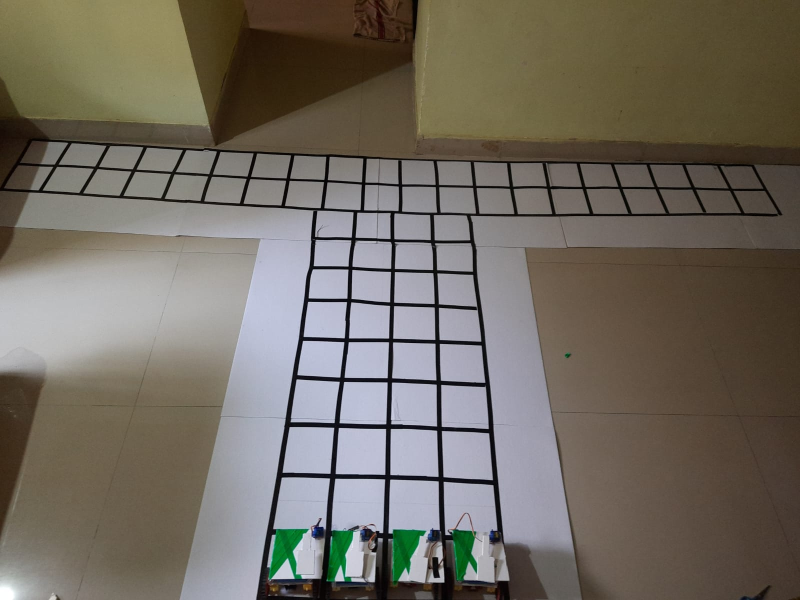
#> input picture flipkart/3.jpeg, 1600 x 1200 px, found by its file name (shown at 1/2 size)
$ python 1.py
#> lines starting #> are read from the running program, lines starting #| are printed output that depends on the picture; after the words box and inside, x2 and y2 are one past the last pixel; in counts of white or black regions, pixels touching at a corner belong together
import cv2 as cv
import numpy as np
path="C:\\Users\\ANIKET KUMAR ROY\\Desktop\\Programming\\Python\\OpenCV with Python\\flipkart\\3.jpeg"

img=cv.imread(path)
#> img is the input picture: shape (1200, 1600, 3); mean B, G, R 96.9, 107, 113.4
img=cv.resize(img,(img.shape[1]//3,img.shape[0]//3))
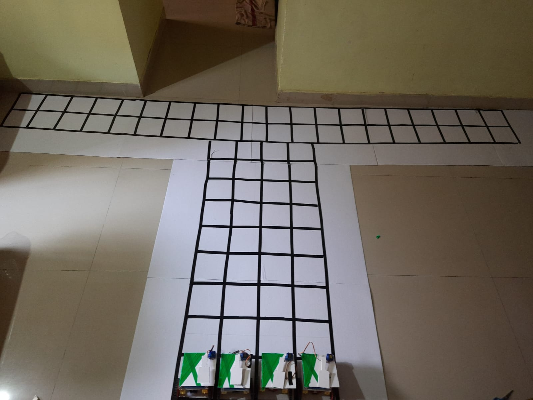
#> img: shape (400, 533, 3); mean B, G, R 96.9, 107, 113.4
# [12 lines of commented-out code are left out]


cv.namedWindow("trackbar")
cv.resizeWindow("trackbar",640,240)
def empty(x):
    pass
cv.createTrackbar("hue min","trackbar",60,179,empty)
cv.createTrackbar("hue max","trackbar",95,179,empty)
cv.createTrackbar("sat min","trackbar",173,255,empty)
cv.createTrackbar("sat max","trackbar",255,255,empty)
cv.createTrackbar("val min","trackbar",14,255,empty)
cv.createTrackbar("val max","trackbar",255,255,empty)
while True:
    img=cv.imread(path)
    img=cv.resize(img,(img.shape[1]//3,img.shape[0]//3))
    imghsv=cv.cvtColor(img,cv.COLOR_BGR2HSV)
#> imghsv: shape (400, 533, 3); mean H, S, V 44.3, 67.8, 117.7
    h_min=cv.getTrackbarPos("hue min","trackbar")
    h_max=cv.getTrackbarPos("hue max","trackbar")
    sat_min=cv.getTrackbarPos("sat min","trackbar")
    sat_max=cv.getTrackbarPos("sat max","trackbar")
    val_min=cv.getTrackbarPos("val min","trackbar")
    val_max=cv.getTrackbarPos("val max","trackbar")
    lower=np.array([h_min,sat_min,val_min])
    upper=np.array([h_max,sat_max,val_max])
    mask=cv.inRange(imghsv,lower,upper)
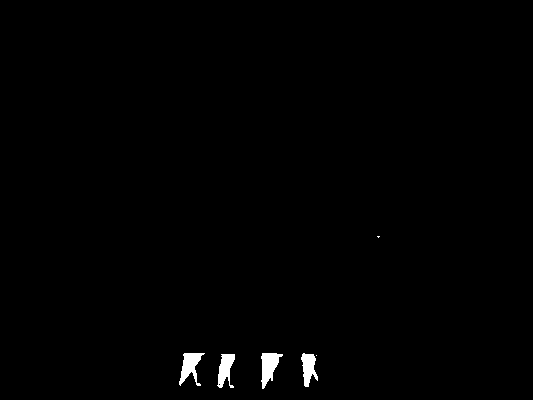
#> mask: shape (400, 533); 0.75% white; 6 white regions (2 under 20 px), largest, box (x1, y1, x2, y2) and area: (261, 353, 283, 389) 436, (179, 353, 205, 386) 424, (217, 354, 235, 388) 371, (301, 353, 318, 387) 353
    cv.imshow("mask",mask)
    output=cv.bitwise_and(img,img,mask=mask)
    cv.imshow("original",img)
    cv.imshow("output",output)
    if cv.waitKey(1)&0xFF==ord('q'):
#> (key q is pressed here)
        break
# cv.waitKey(0)
cv.destroyAllWindows()

$ run again, with flipkart/4.jpeg copied over flipkart/3.jpeg
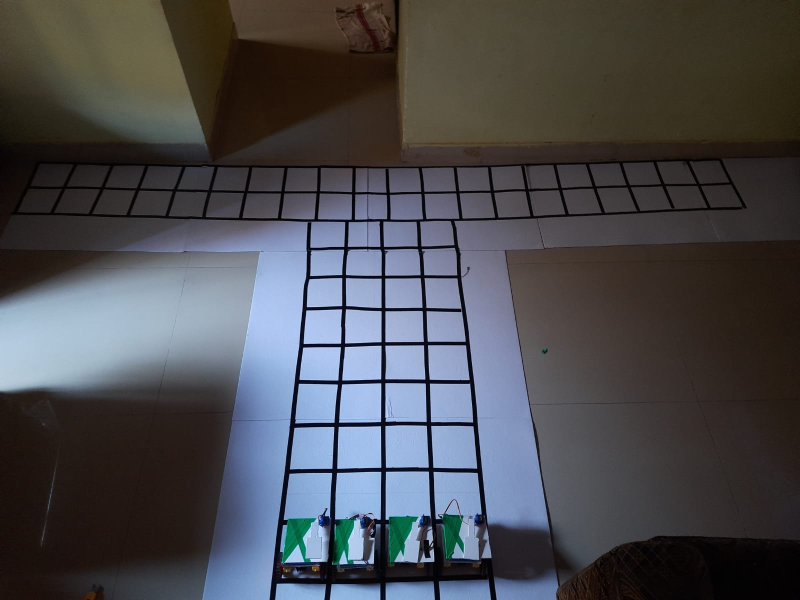
#> input picture flipkart/4.jpeg, 1600 x 1200 px, found by its file name (shown at 1/2 size)
#> img is the input picture: shape (1200, 1600, 3); mean B, G, R 78.9, 74.6, 74.1
#> `img=cv.resize(img,(img.shape[1]//3,img.shape[0]//3))`:
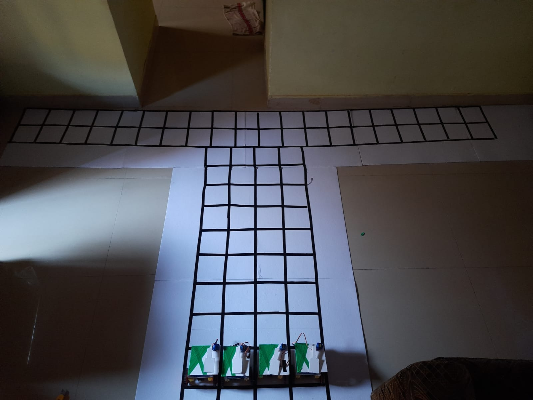
#> img: shape (400, 533, 3); mean B, G, R 78.9, 74.6, 74.1
#> imghsv: shape (400, 533, 3); mean H, S, V 63.5, 80.6, 88.8
#> `mask=cv.inRange(imghsv,lower,upper)`:
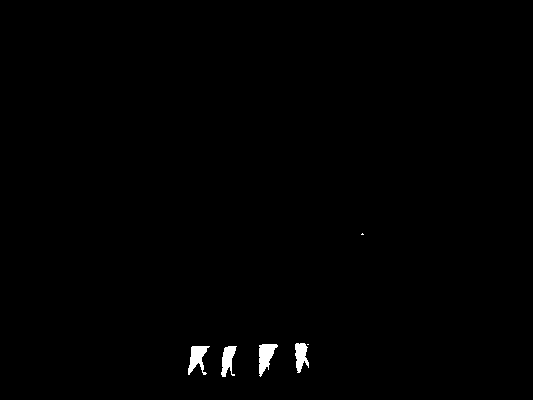
#> mask: shape (400, 533); 0.6% white; 6 white regions (2 under 20 px), largest, box (x1, y1, x2, y2) and area: (259, 344, 278, 377) 358, (188, 346, 210, 375) 339, (221, 346, 237, 377) 294, (295, 343, 309, 373) 280
